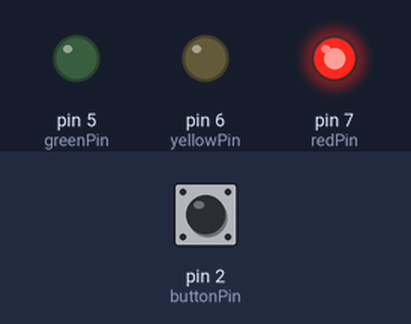
Simulated run of this sketch. Board: Arduino Uno, built with avr-gcc and run on an emulated ATmega328P. Shown: output pins drawn as LEDs (lit = HIGH). Inputs (shaded band) come from the test bench; at power-on: pin 2 (buttonPin) LOW.

Above: at 2.5 s.
At 9.5 s:
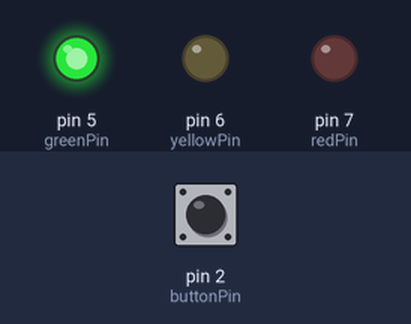
At 13.0 s:
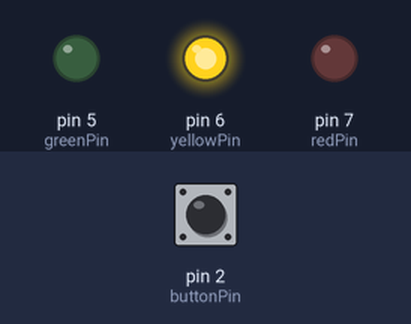
Timing chart, 0 to 18.2 s (numbered marks = the images above):
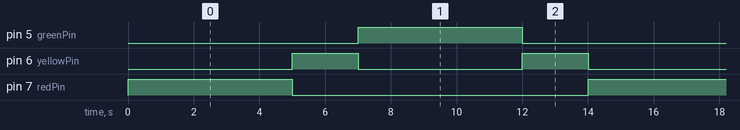

The sketch:

sketch_feb11b.ino
```cpp
int redPin = 7;
int yellowPin = 6;
int greenPin = 5;
int buttonPin = 2;

int buttonState = 0;

void setup() {

  pinMode(redPin, OUTPUT);
  pinMode(yellowPin, OUTPUT);
  pinMode(greenPin, OUTPUT);

  pinMode(buttonPin, INPUT);


}

void loop() {

  buttonState = digitalRead(buttonPin);


  if (buttonState == HIGH) {

    digitalWrite(redPin, LOW);
    digitalWrite(yellowPin, LOW);
    digitalWrite(greenPin, HIGH);
  } else {

    digitalWrite(redPin, HIGH);
    digitalWrite(yellowPin, LOW);
    digitalWrite(greenPin, LOW);
    delay(5000);

    // Yellow light on, others off
    digitalWrite(redPin, LOW);
    digitalWrite(yellowPin, HIGH);
    digitalWrite(greenPin, LOW);
    delay(2000);


    digitalWrite(redPin, LOW);
    digitalWrite(yellowPin, LOW);
    digitalWrite(greenPin, HIGH);
    delay(5000);


    digitalWrite(redPin, LOW);
    digitalWrite(yellowPin, HIGH);
    digitalWrite(greenPin, LOW);
    delay(2000);
  }
}
```

Measured:
- by itself, pin 5 (greenPin), pin 7 (redPin): alternates HIGH for 5.0 s and LOW for 9.0 s
- by itself, pin 6 (yellowPin): alternates HIGH for 2.0 s and LOW for 5.0 s
- by itself, everything shown: repeats every 14.0 s, in 4 steps
